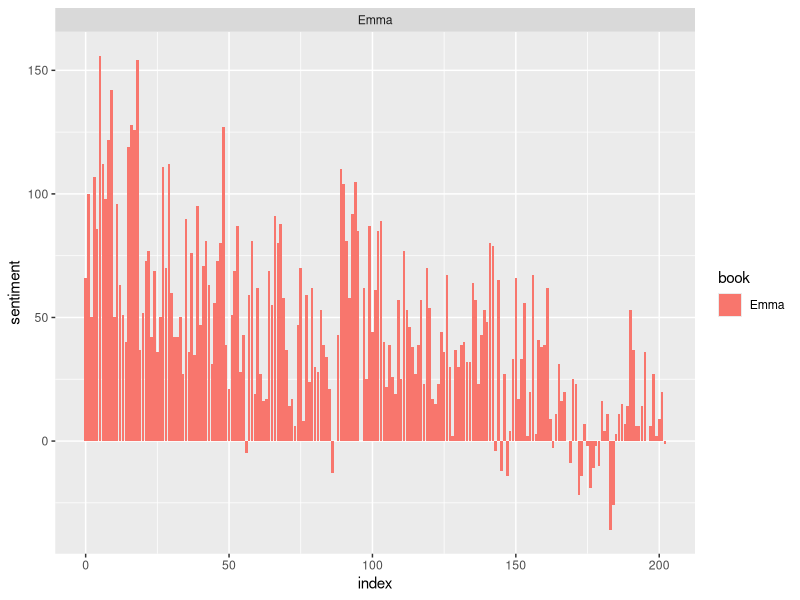
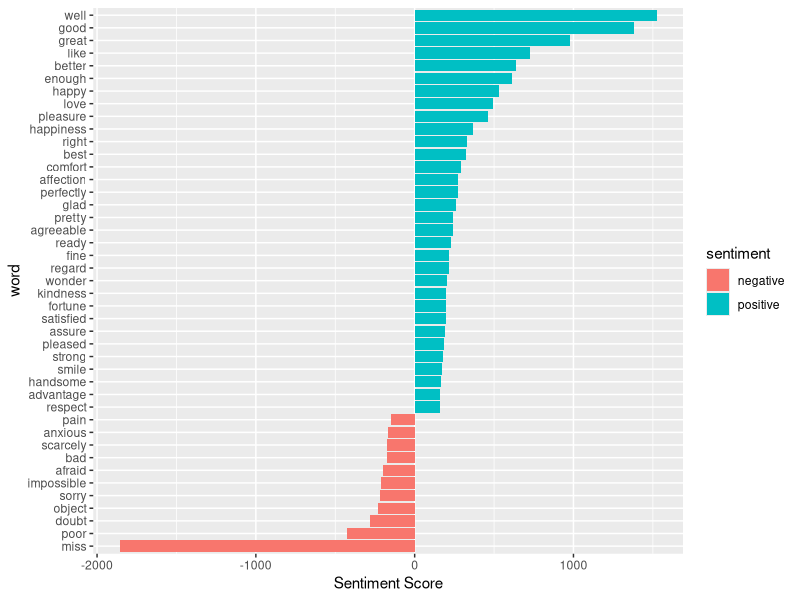
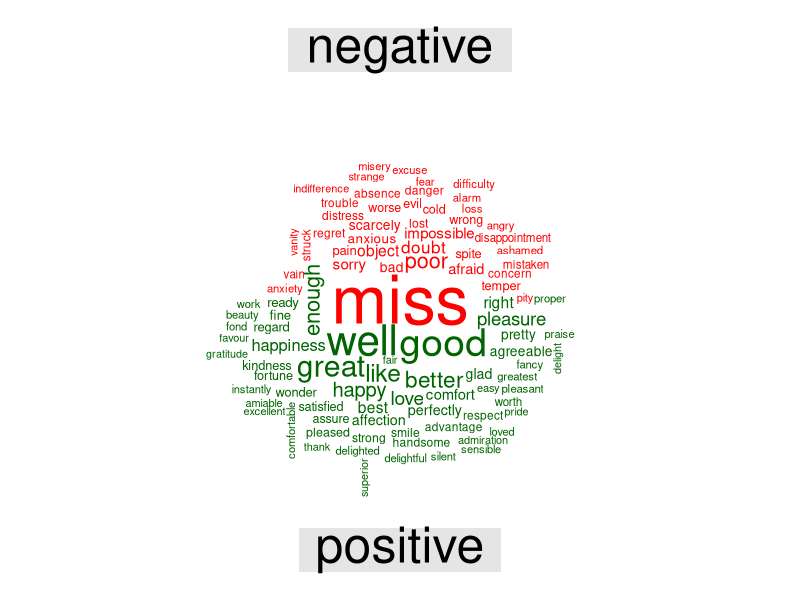

Reproduce these figures in R, in order.
## ---- chunk 1
library(tidytext)
## ---- chunk 2
nrow(sentiments)
## ---- chunk 3
sentiments
## ---- chunk 4
get_sentiments("bing")
## ---- chunk 5
library(janeaustenr)
## ---- chunk 6
austen_books() 
## ---- chunk 7
library(dplyr)
## ---- chunk 8
library(stringr)
## ---- chunk 9
tidy_data <- austen_books() %>% group_by(book) %>% 
  mutate(linenumber = row_number(), chapter = cumsum(str_detect(text, regex("^chapter [\\divxlc]", ignore_case = TRUE)))) %>% ungroup() %>% unnest_tokens(word, text)
## ---- chunk 10
positive_senti <- get_sentiments("bing") %>% filter(sentiment == "positive")
positive_senti
## ---- chunk 11
tidy_data %>% filter(book == "Emma") %>% semi_join(positive_senti) %>% count(word, sort = TRUE)
## ---- chunk 12
library(tidyr)
bing <- get_sentiments("bing")
Emma_sentiment <- tidy_data %>%
 inner_join(bing) %>%
 count(book = "Emma" , index = linenumber %/% 80, sentiment) %>%
 spread(sentiment, n, fill = 0) %>%
 mutate(sentiment = positive - negative)
## ---- chunk 13
library(ggplot2)
## ---- chunk 14
ggplot(Emma_sentiment, aes(index, sentiment, fill = book)) +
 geom_bar(stat = "identity", show.legend = TRUE) +
 facet_wrap(~book, ncol = 2, scales = "free_x")
## ---- chunk 15
counting_words <- tidy_data %>%
 inner_join(bing) %>%
 count(word, sentiment, sort = TRUE)
head(counting_words)
## ---- chunk 16
counting_words %>%
 filter(n > 150) %>%
 mutate(n = ifelse(sentiment == "negative", -n, n)) %>%
 mutate(word = reorder(word, n)) %>%
 ggplot(aes(word, n, fill = sentiment))+
 geom_col() +
 coord_flip() +
 labs(y = "Sentiment Score")
## ---- chunk 17
#install.packages("wordcloud")
## ---- chunk 18
library(reshape2)
library(wordcloud)
tidy_data %>%
 inner_join(bing) %>%
 count(word, sentiment, sort = TRUE) %>%
 acast(word ~ sentiment, value.var = "n", fill = 0) %>%
 comparison.cloud(colors = c("red", "dark green"),
          max.words = 100)
